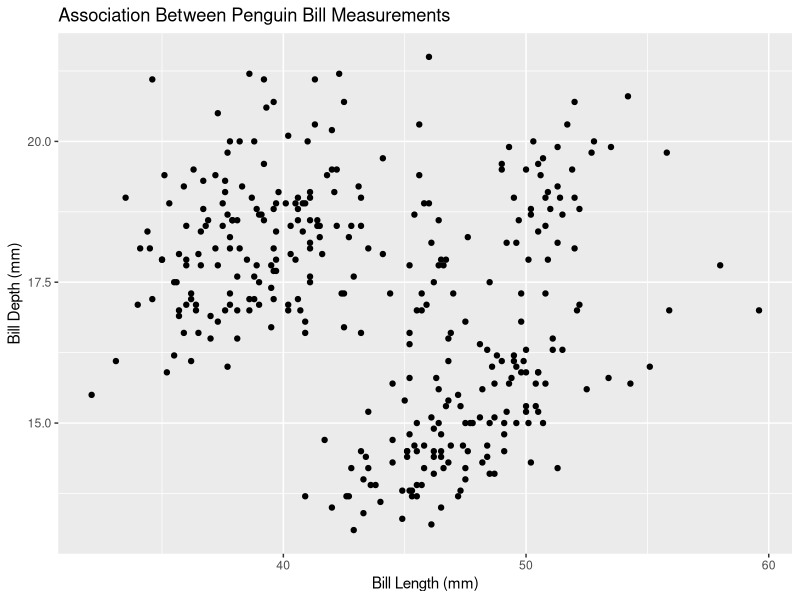

Here is the R script that generated this plot:
# Need ggplot2
library(ggplot2)
library(palmerpenguins)

penguin_gg <- ggplot(data = penguins, aes(x = bill_length_mm, y = bill_depth_mm)) +
  geom_point() +
  labs(x = "Bill Length (mm)", y = "Bill Depth (mm)",
       title = "Association Between Penguin Bill Measurements")
penguin_gg
